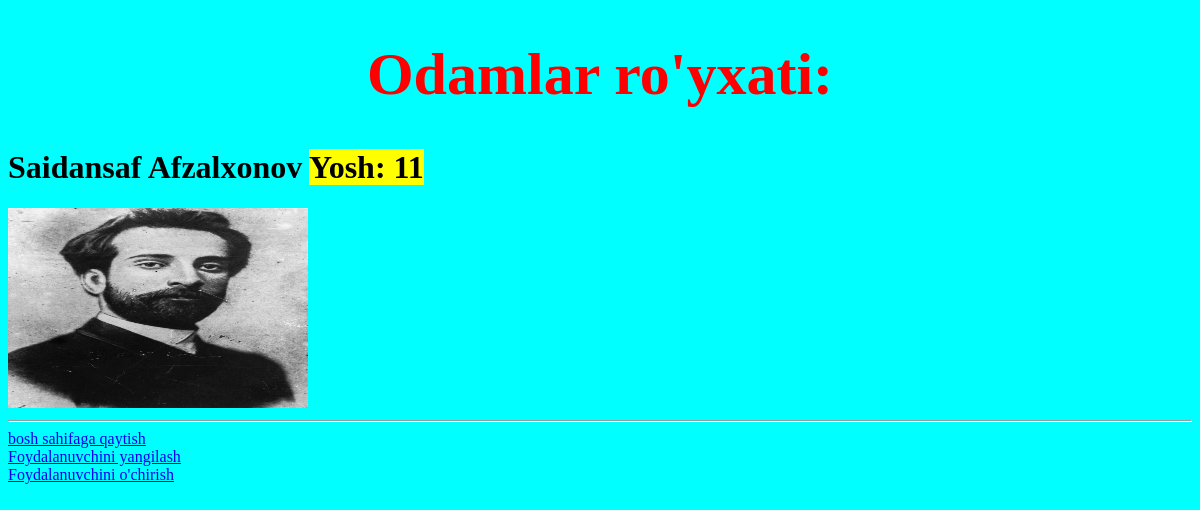
The app's page /start/user/saidansaf-afzalxonov-9c87/ with its own data.
### app/models.py (models this page shows, shortened)
class User(models.Model):
    ism=models.CharField(max_length=50,blank=False)
    familiya=models.CharField(max_length=50,blank=False)
    yosh=models.PositiveIntegerField(default=15,blank=True)
    picture=models.ImageField(upload_to='images/',default='images/default.jpg',blank=True)
    slug=models.SlugField(unique=True,blank=True)
    import uuid

### app/views.py (the view)
# urls.py: path("user/<slug:slug>/", views.UserDetailView.as_view(), name='user_view'),
class UserDetailView(DetailView):
    model = User
    template_name = 'app/user_view.html'
    context_object_name = 'user'
    slug_field = 'slug'
    slug_url_kwarg = 'slug'

### templates/app/user_view.html
{% extends 'app/base.html' %}
{%block content %}
        <h1>{{user.ism}} {{user.familiya}} <mark>Yosh: {{user.yosh}}</mark></h1>
        {% if user.picture and user.picture.url %}
            <img src="{{ user.picture.url }}" width="300" height="200">
        {% else %}
            <img src="/media/images/default/default.png" width="200" height="200">
        {% endif %}
        <hr>
        <a href="{% url 'user_list' %}">bosh sahifaga qaytish</a>
        <br>
        <a href="{% url 'update_user' user.slug %}">Foydalanuvchini yangilash</a>
        <br>
        <a href="{% url 'delete_user' user.slug %}">Foydalanuvchini o'chirish</a>
{%endblock%}

### static/style.css (style rules this page uses)
body { background-color: aqua; }

### records on screen
User: ism "Saidansaf", familiya "Afzalxonov", yosh "11", picture (picture)
